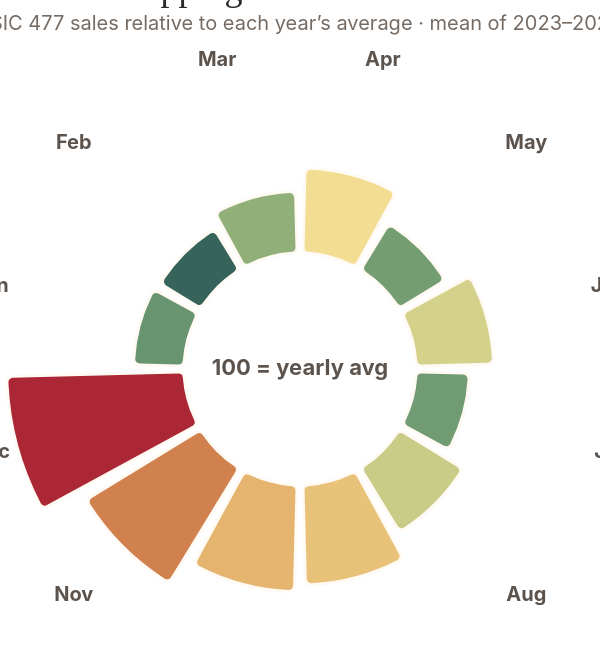

Vega-Lite specification for this chart:
### Vega-Lite specification from a JSON file in a GitHub repository (floating-point values rounded to 4 significant figures)
{"$schema": "https://vega.github.io/schema/vega-lite/v5.json", "width": "container", "height": 330, "autosize": {"type": "fit", "contains": "padding", "resize": true}, "title": {"text": "Year-end shopping is the clearest seasonal lift", "subtitle": "MSIC 477 sales relative to each year’s average · mean of 2023–2025"}, "layer": [{"data": {"values": [{"month_name": "Jan", "index": 97.91, "delta_pct": -2.093, "start": -1.546, "end": -1.072}]}, "mark": {"type": "arc", "innerRadius": 58, "outerRadius": 83.3, "cornerRadius": 3, "stroke": "#fffaf4", "strokeWidth": 1.5}, "encoding": {"theta": {"field": "start", "type": "quantitative", "scale": null}, "theta2": {"field": "end"}, "color": {"field": "delta_pct", "type": "quantitative", "scale": {"domain": [-3.5, 0, 6], "range": ["#315c55", "#f3df95", "#a91f35"]}, "legend": null}, "tooltip": [{"field": "month_name", "title": "Month"}, {"field": "index", "title": "Seasonal index", "format": ".1f"}, {"field": "delta_pct", "title": "vs annual average (%)", "format": "+.1f"}]}}, {"data": {"values": [{"month_name": "Feb", "index": 96.71, "delta_pct": -3.291, "start": -1.022, "end": -0.5486}]}, "mark": {"type": "arc", "innerRadius": 58, "outerRadius": 82, "cornerRadius": 3, "stroke": "#fffaf4", "strokeWidth": 1.5}, "encoding": {"theta": {"field": "start", "type": "quantitative", "scale": null}, "theta2": {"field": "end"}, "color": {"field": "delta_pct", "type": "quantitative", "scale": {"domain": [-3.5, 0, 6], "range": ["#315c55", "#f3df95", "#a91f35"]}, "legend": null}, "tooltip": [{"field": "month_name", "title": "Month"}, {"field": "index", "title": "Seasonal index", "format": ".1f"}, {"field": "delta_pct", "title": "vs annual average (%)", "format": "+.1f"}]}}, {"data": {"values": [{"month_name": "Mar", "index": 98.61, "delta_pct": -1.387, "start": -0.4986, "end": -0.025}]}, "mark": {"type": "arc", "innerRadius": 58, "outerRadius": 88.9, "cornerRadius": 3, "stroke": "#fffaf4", "strokeWidth": 1.5}, "encoding": {"theta": {"field": "start", "type": "quantitative", "scale": null}, "theta2": {"field": "end"}, "color": {"field": "delta_pct", "type": "quantitative", "scale": {"domain": [-3.5, 0, 6], "range": ["#315c55", "#f3df95", "#a91f35"]}, "legend": null}, "tooltip": [{"field": "month_name", "title": "Month"}, {"field": "index", "title": "Seasonal index", "format": ".1f"}, {"field": "delta_pct", "title": "vs annual average (%)", "format": "+.1f"}]}}, {"data": {"values": [{"month_name": "Apr", "index": 100.1, "delta_pct": 0.06454, "start": 0.025, "end": 0.4986}]}, "mark": {"type": "arc", "innerRadius": 58, "outerRadius": 100.5, "cornerRadius": 3, "stroke": "#fffaf4", "strokeWidth": 1.5}, "encoding": {"theta": {"field": "start", "type": "quantitative", "scale": null}, "theta2": {"field": "end"}, "color": {"field": "delta_pct", "type": "quantitative", "scale": {"domain": [-3.5, 0, 6], "range": ["#315c55", "#f3df95", "#a91f35"]}, "legend": null}, "tooltip": [{"field": "month_name", "title": "Month"}, {"field": "index", "title": "Seasonal index", "format": ".1f"}, {"field": "delta_pct", "title": "vs annual average (%)", "format": "+.1f"}]}}, {"data": {"values": [{"month_name": "May", "index": 98.14, "delta_pct": -1.859, "start": 0.5486, "end": 1.022}]}, "mark": {"type": "arc", "innerRadius": 58, "outerRadius": 85.1, "cornerRadius": 3, "stroke": "#fffaf4", "strokeWidth": 1.5}, "encoding": {"theta": {"field": "start", "type": "quantitative", "scale": null}, "theta2": {"field": "end"}, "color": {"field": "delta_pct", "type": "quantitative", "scale": {"domain": [-3.5, 0, 6], "range": ["#315c55", "#f3df95", "#a91f35"]}, "legend": null}, "tooltip": [{"field": "month_name", "title": "Month"}, {"field": "index", "title": "Seasonal index", "format": ".1f"}, {"field": "delta_pct", "title": "vs annual average (%)", "format": "+.1f"}]}}, {"data": {"values": [{"month_name": "Jun", "index": 99.6, "delta_pct": -0.4029, "start": 1.072, "end": 1.546}]}, "mark": {"type": "arc", "innerRadius": 58, "outerRadius": 96.8, "cornerRadius": 3, "stroke": "#fffaf4", "strokeWidth": 1.5}, "encoding": {"theta": {"field": "start", "type": "quantitative", "scale": null}, "theta2": {"field": "end"}, "color": {"field": "delta_pct", "type": "quantitative", "scale": {"domain": [-3.5, 0, 6], "range": ["#315c55", "#f3df95", "#a91f35"]}, "legend": null}, "tooltip": [{"field": "month_name", "title": "Month"}, {"field": "index", "title": "Seasonal index", "format": ".1f"}, {"field": "delta_pct", "title": "vs annual average (%)", "format": "+.1f"}]}}, {"data": {"values": [{"month_name": "Jul", "index": 98.08, "delta_pct": -1.918, "start": 1.596, "end": 2.069}]}, "mark": {"type": "arc", "innerRadius": 58, "outerRadius": 84.7, "cornerRadius": 3, "stroke": "#fffaf4", "strokeWidth": 1.5}, "encoding": {"theta": {"field": "start", "type": "quantitative", "scale": null}, "theta2": {"field": "end"}, "color": {"field": "delta_pct", "type": "quantitative", "scale": {"domain": [-3.5, 0, 6], "range": ["#315c55", "#f3df95", "#a91f35"]}, "legend": null}, "tooltip": [{"field": "month_name", "title": "Month"}, {"field": "index", "title": "Seasonal index", "format": ".1f"}, {"field": "delta_pct", "title": "vs annual average (%)", "format": "+.1f"}]}}, {"data": {"values": [{"month_name": "Aug", "index": 99.44, "delta_pct": -0.563, "start": 2.119, "end": 2.593}]}, "mark": {"type": "arc", "innerRadius": 58, "outerRadius": 95.5, "cornerRadius": 3, "stroke": "#fffaf4", "strokeWidth": 1.5}, "encoding": {"theta": {"field": "start", "type": "quantitative", "scale": null}, "theta2": {"field": "end"}, "color": {"field": "delta_pct", "type": "quantitative", "scale": {"domain": [-3.5, 0, 6], "range": ["#315c55", "#f3df95", "#a91f35"]}, "legend": null}, "tooltip": [{"field": "month_name", "title": "Month"}, {"field": "index", "title": "Seasonal index", "format": ".1f"}, {"field": "delta_pct", "title": "vs annual average (%)", "format": "+.1f"}]}}, {"data": {"values": [{"month_name": "Sep", "index": 101.0, "delta_pct": 0.9953, "start": 2.643, "end": 3.117}]}, "mark": {"type": "arc", "innerRadius": 58, "outerRadius": 108.0, "cornerRadius": 3, "stroke": "#fffaf4", "strokeWidth": 1.5}, "encoding": {"theta": {"field": "start", "type": "quantitative", "scale": null}, "theta2": {"field": "end"}, "color": {"field": "delta_pct", "type": "quantitative", "scale": {"domain": [-3.5, 0, 6], "range": ["#315c55", "#f3df95", "#a91f35"]}, "legend": null}, "tooltip": [{"field": "month_name", "title": "Month"}, {"field": "index", "title": "Seasonal index", "format": ".1f"}, {"field": "delta_pct", "title": "vs annual average (%)", "format": "+.1f"}]}}, {"data": {"values": [{"month_name": "Oct", "index": 101.4, "delta_pct": 1.427, "start": 3.167, "end": 3.64}]}, "mark": {"type": "arc", "innerRadius": 58, "outerRadius": 111.4, "cornerRadius": 3, "stroke": "#fffaf4", "strokeWidth": 1.5}, "encoding": {"theta": {"field": "start", "type": "quantitative", "scale": null}, "theta2": {"field": "end"}, "color": {"field": "delta_pct", "type": "quantitative", "scale": {"domain": [-3.5, 0, 6], "range": ["#315c55", "#f3df95", "#a91f35"]}, "legend": null}, "tooltip": [{"field": "month_name", "title": "Month"}, {"field": "index", "title": "Seasonal index", "format": ".1f"}, {"field": "delta_pct", "title": "vs annual average (%)", "format": "+.1f"}]}}, {"data": {"values": [{"month_name": "Nov", "index": 103.2, "delta_pct": 3.19, "start": 3.69, "end": 4.164}]}, "mark": {"type": "arc", "innerRadius": 58, "outerRadius": 125.5, "cornerRadius": 3, "stroke": "#fffaf4", "strokeWidth": 1.5}, "encoding": {"theta": {"field": "start", "type": "quantitative", "scale": null}, "theta2": {"field": "end"}, "color": {"field": "delta_pct", "type": "quantitative", "scale": {"domain": [-3.5, 0, 6], "range": ["#315c55", "#f3df95", "#a91f35"]}, "legend": null}, "tooltip": [{"field": "month_name", "title": "Month"}, {"field": "index", "title": "Seasonal index", "format": ".1f"}, {"field": "delta_pct", "title": "vs annual average (%)", "format": "+.1f"}]}}, {"data": {"values": [{"month_name": "Dec", "index": 105.8, "delta_pct": 5.835, "start": 4.214, "end": 4.687}]}, "mark": {"type": "arc", "innerRadius": 58, "outerRadius": 146.7, "cornerRadius": 3, "stroke": "#fffaf4", "strokeWidth": 1.5}, "encoding": {"theta": {"field": "start", "type": "quantitative", "scale": null}, "theta2": {"field": "end"}, "color": {"field": "delta_pct", "type": "quantitative", "scale": {"domain": [-3.5, 0, 6], "range": ["#315c55", "#f3df95", "#a91f35"]}, "legend": null}, "tooltip": [{"field": "month_name", "title": "Month"}, {"field": "index", "title": "Seasonal index", "format": ".1f"}, {"field": "delta_pct", "title": "vs annual average (%)", "format": "+.1f"}]}}, {"data": {"values": [{"month_name": "Jan", "angle": -1.309}, {"month_name": "Feb", "angle": -0.7854}, {"month_name": "Mar", "angle": -0.2618}, {"month_name": "Apr", "angle": 0.2618}, {"month_name": "May", "angle": 0.7854}, {"month_name": "Jun", "angle": 1.309}, {"month_name": "Jul", "angle": 1.833}, {"month_name": "Aug", "angle": 2.356}, {"month_name": "Sep", "angle": 2.88}, {"month_name": "Oct", "angle": 3.403}, {"month_name": "Nov", "angle": 3.927}, {"month_name": "Dec", "angle": 4.451}]}, "mark": {"type": "text", "font": "Inter", "fontSize": 10, "fontWeight": 700, "color": "#5c534d"}, "encoding": {"theta": {"field": "angle", "type": "quantitative", "scale": null}, "radius": {"value": 160}, "text": {"field": "month_name"}}}, {"data": {"values": [{"t": "100 = yearly avg"}]}, "mark": {"type": "text", "font": "Inter", "fontSize": 11, "fontWeight": 700, "color": "#5c534d"}, "encoding": {"text": {"field": "t"}}}], "background": null, "config": {"font": "Inter", "view": {"stroke": null}, "legend": {"labelFont": "Inter", "titleFont": "Inter", "labelColor": "#39332f", "titleColor": "#39332f"}, "title": {"font": "DM Serif Display", "fontSize": 18, "fontWeight": "normal", "color": "#2d2926", "anchor": "start", "subtitleFont": "Inter", "subtitleColor": "#766b63", "subtitleFontSize": 10, "offset": 8}}}
